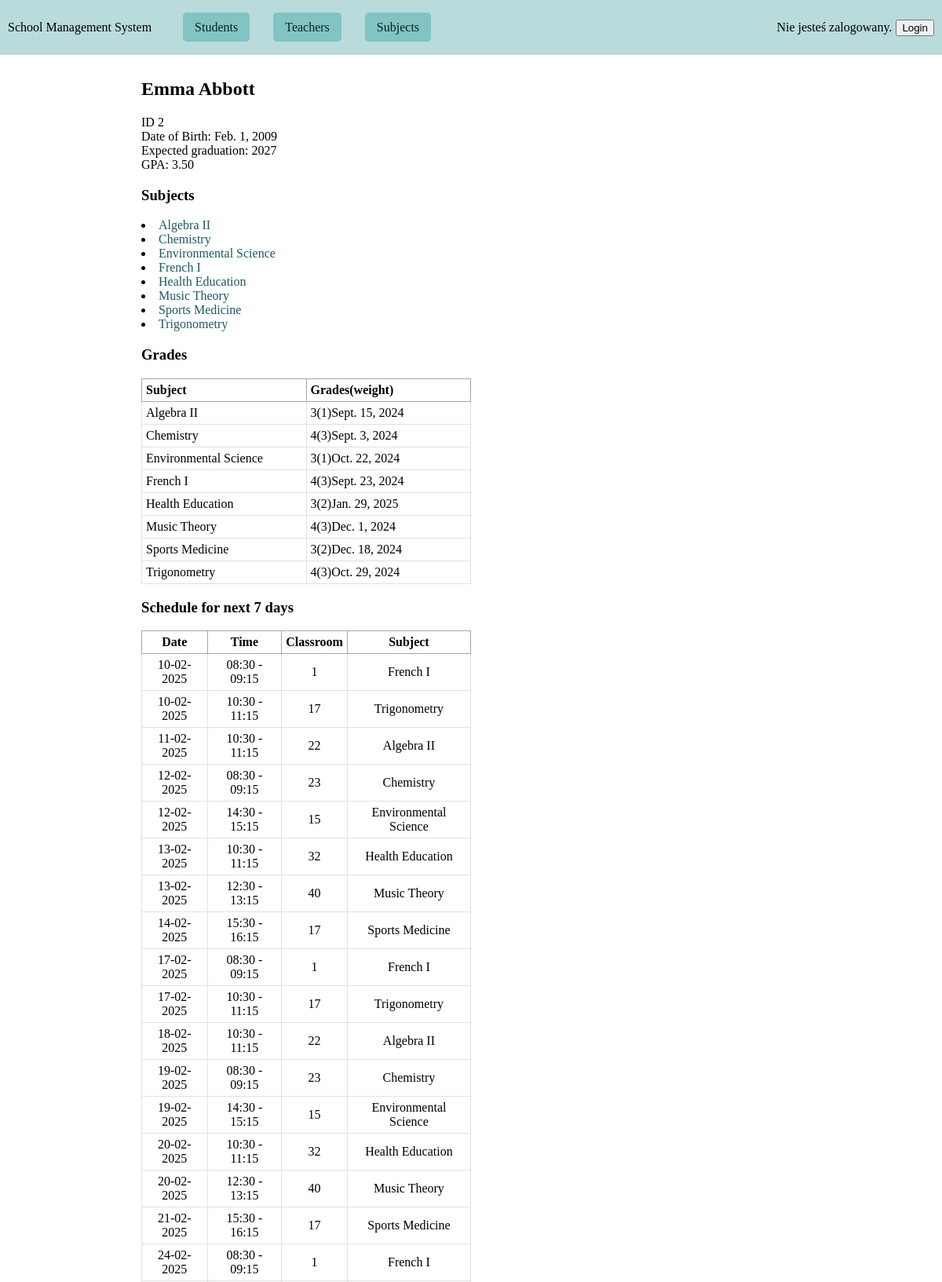
The page /student/2/ (upper part) on the database its author committed.
### schooldata/models.py (models this page shows, shortened)
class Student(models.Model):
    user = models.OneToOneField(User, on_delete=models.CASCADE, null=True, blank=True)
    first_name = models.CharField(max_length=32)
    last_name = models.CharField(max_length=32)
    date_of_birth = models.DateField()
    gpa = models.DecimalField(max_digits=3, decimal_places=2)
    expected_graduation = models.IntegerField()
    class Meta:
        ordering = ['last_name', 'first_name']
        indexes = [
            Index(fields=['id','last_name']),
        ]

class Subject(models.Model):
    name = models.CharField(max_length=100, null=False, blank=False)
    level = models.IntegerField(choices=LEVELS, default=0)
    description = models.TextField(null=False, blank=False)
    students = models.ManyToManyField(Student, related_name="subjects")
    teachers = models.ManyToManyField(Teacher, related_name="subjects_taught")
    class Meta:
        unique_together = ('name', 'level')
        ordering = ['name', '-level']

class Grade(models.Model):
    student = models.ForeignKey(Student, on_delete=models.CASCADE)
    teacher = models.ForeignKey(Teacher, on_delete=models.CASCADE)
    subject = models.ForeignKey(Subject, on_delete=models.CASCADE)
    grade = models.IntegerField(choices=GRADES, default=0)
    weight = models.IntegerField(choices=WEIGHTS, default=0)
    date_given = models.DateField(auto_now_add=True)
    class Meta:
        indexes = [
            Index(fields=['subject']),
        ]
        ordering = ['subject', 'teacher','student']

class Schedule(models.Model):
    class_room = models.ForeignKey(ClassRoom, on_delete=models.CASCADE)
    teacher = models.ForeignKey(Teacher, on_delete=models.CASCADE)
    subject = models.ForeignKey(Subject, on_delete=models.CASCADE)
    date = models.DateField(null=False, blank=False)
    time = models.TimeField(null=False, blank=False)
    end_time = models.TimeField(null=True, blank=True)
    recurring = models.BooleanField(default=False)
    end_date = models.DateField(null=True, blank=True)
    class Meta:
        unique_together = ('class_room', 'date','time')
        ordering = ['class_room', '-date', 'time']
        indexes = [
            Index(fields=['class_room', 'date']),
        ]

class ClassRoom(models.Model):
    room_number = models.IntegerField(primary_key=True,null=False, blank=False, unique=True)
    seats = models.IntegerField(null=False, blank=False)
    beamer = models.BooleanField(default=False)
    lab = models.IntegerField(choices=LAB, default=0)
    class Meta:
        ordering = ['room_number']
        constraints = [
            CheckConstraint(check=Q(seats__gt=0), name='seats_gt_zero'),
        ]
        indexes = [
            Index(fields=['room_number']),
        ]

### student/views.py (the view)
# urls.py: path("<int:pk>/", StudentDetailView.as_view(), name="student-details"),
class StudentDetailView(DetailView): # poprawić tabelę z ocenami na podstawie roku
    model = Student
    template_name = "student/student_detail.html"
    context_object_name = "student"
    def get_context_data(self, **kwargs):
        today = date.today()
        context = super().get_context_data(**kwargs)
        student = self.get_object()
        subjects = student.subjects.all()
        context['subjects'] = subjects
        context['grades'] = Grade.objects.filter(student=student)
        context['schedules'] = (Schedule.objects.filter(subject__students=student).filter(date__lte=today+timedelta(days=7))
                                .select_related('class_room', 'teacher').order_by('date','time'))
        school_start = date(today.year - 1, 9, 1) if today.month <= 7 else date(today.year, 9, 1)
        grades_by_subject = {
            subject: Grade.objects.filter(
                student=student,
                subject=subject,
                date_given__gte=school_start,
                date_given__lte=today
            ).order_by("date_given")
            for subject in subjects
        }
        context['grades_by_subject'] = grades_by_subject
        return context

### student/templates/student/student_detail.html (shortened to what this page needs)
{% extends 'schooldata/base.html' %}
{% block content %}
<div class="content">
        <h2>{{student.first_name }} {{student.last_name }}</h2>
        ID {{student.id }} <br>
        Date of Birth: {{student.date_of_birth }}<br>
        Expected graduation: {{student.expected_graduation }}<br>
        GPA: {{student.gpa}}<br>
        <h3>Subjects</h3>
            {% for subject in subjects %}
                <li><a href="{% url 'subjects-details' subject.id %}" class="data-link">{{ subject.name }}</a></li>
            {% empty %}
                <li>No subjects available.</li>
            {% endfor %}
        <h3>Grades</h3>
        <table class="student-grades-table">
            <thead>
            <tr>
                <th>Subject</th>
                <th>Grades(weight)</th>
            </tr>
            </thead>
            <tbody>
                {% for subject, grades in grades_by_subject.items %}
                    <tr>
                        <td>{{ subject.name }}</td>
                        <td>
                            {% for grade in grades %}
                                {{ grade.grade }}({{grade.weight}}){{grade.date_given}}{% if not forloop.last %}, {% endif %}
                            {% endfor %}
                        </td>
                    </tr>
                {% endfor %}
            </tbody>
        </table>
        <h3>Schedule for next 7 days</h3>
            <table class="schedule-table">
                <thead>
                    <tr>
                        <th>Date</th>
                        <th>Time</th>
                        <th>Classroom</th>
                        <th>Subject</th>
                    </tr>
                </thead>
                <tbody>
                    {% for schedule in schedules %}
                        <tr>
                            <td>{{schedule.date|date:"d-m-Y"}}</td>
                            <td>{{schedule.time|time:"H:i"}} - {{schedule.end_time|time:"H:i"}}</td>
                            <td>{{schedule.class_room.room_number}}</td>
                            <td>{{schedule.subject.name}}</td>
                        </tr>
                    {% endfor %}
                </tbody>
            </table>
</div>
{% endblock %}

### schooldata/static/styles.css (style rules this page uses)
body { margin: 0; }
.content { width: 70%; margin: auto; margin-bottom: 100px; }
.student-grades-table { width: 50%; border-collapse: collapse; border-width: 1px; border-style: solid; border-color: #a6a6a6; }
.student-grades-table th { width: 50%; text-align: left; border-width: 1px; border-style: solid; border-color: #a6a6a6; padding: 5px; }
.student-grades-table td { width: 50%; border-width: 1px; border-style: solid; border-color: #e1e1e1; padding: 5px; }
.data-link { text-decoration: none; text-effect: none; color: #1c5961; }
.schedule-table { width: 50%; border-collapse: collapse; border-width: 1px; border-style: solid; border-color: #a6a6a6; }
.schedule-table th { text-align: center; border-width: 1px; border-style: solid; border-color: #a6a6a6; padding: 5px; }
.schedule-table td { border-width: 1px; border-style: solid; border-color: #e1e1e1; padding: 5px; text-align: center; }

### rows shown on the page
Student: first_name "Emma", last_name "Abbott", id "2", date_of_birth "Feb. 1, 2009", expected_graduation "2027", gpa "3.50"
Subject: name "Algebra II"
Subject: name "Chemistry"
Subject: name "Environmental Science"
Subject: name "French I"
Subject: name "Health Education"
Subject: name "Music Theory"
Subject: name "Sports Medicine"
Subject: name "Trigonometry"
Grade: grade "3", weight "1", date_given "Sept. 15, 2024"
Grade: grade "4", weight "3", date_given "Sept. 3, 2024"
Grade: grade "3", weight "1", date_given "Oct. 22, 2024"
Grade: grade "4", weight "3", date_given "Sept. 23, 2024"
Grade: grade "3", weight "2", date_given "Jan. 29, 2025"
Grade: grade "4", weight "3", date_given "Dec. 1, 2024"
Grade: grade "3", weight "2", date_given "Dec. 18, 2024"
Grade: grade "4", weight "3", date_given "Oct. 29, 2024"
Schedule: date "10-02-2025", time "08:30", end_time "09:15", class_room.room_number "1", subject.name "French I"
Schedule: date "10-02-2025", time "10:30", end_time "11:15", class_room.room_number "17", subject.name "Trigonometry"
Schedule: date "11-02-2025", time "10:30", end_time "11:15", class_room.room_number "22", subject.name "Algebra II"
Schedule: date "12-02-2025", time "08:30", end_time "09:15", class_room.room_number "23", subject.name "Chemistry"
Schedule: date "12-02-2025", time "14:30", end_time "15:15", class_room.room_number "15", subject.name "Environmental Science"
Schedule: date "13-02-2025", time "10:30", end_time "11:15", class_room.room_number "32", subject.name "Health Education"
Schedule: date "13-02-2025", time "12:30", end_time "13:15", class_room.room_number "40", subject.name "Music Theory"
Schedule: date "14-02-2025", time "15:30", end_time "16:15", class_room.room_number "17", subject.name "Sports Medicine"
Schedule: date "17-02-2025", time "08:30", end_time "09:15", class_room.room_number "1", subject.name "French I"
Schedule: date "17-02-2025", time "10:30", end_time "11:15", class_room.room_number "17", subject.name "Trigonometry"
Schedule: date "18-02-2025", time "10:30", end_time "11:15", class_room.room_number "22", subject.name "Algebra II"
Schedule: date "19-02-2025", time "08:30", end_time "09:15", class_room.room_number "23", subject.name "Chemistry"
Schedule: date "19-02-2025", time "14:30", end_time "15:15", class_room.room_number "15", subject.name "Environmental Science"
Schedule: date "20-02-2025", time "10:30", end_time "11:15", class_room.room_number "32", subject.name "Health Education"
Schedule: date "20-02-2025", time "12:30", end_time "13:15", class_room.room_number "40", subject.name "Music Theory"
Schedule: date "21-02-2025", time "15:30", end_time "16:15", class_room.room_number "17", subject.name "Sports Medicine"
Schedule: date "24-02-2025", time "08:30", end_time "09:15", class_room.room_number "1", subject.name "French I"
